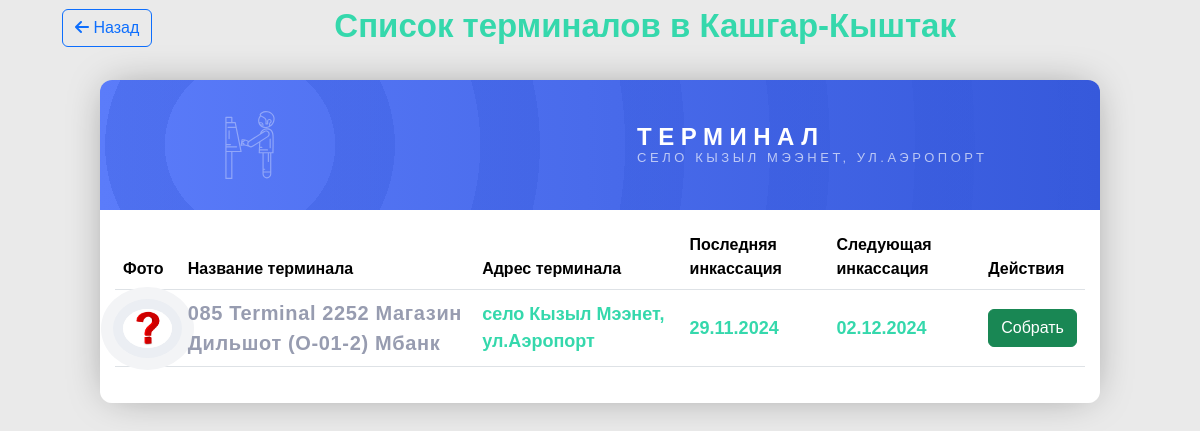
/terminal/4/, run on the app's committed database.
### apps/core/models.py (models this page shows, shortened)
class Terminal(models.Model):
    name = models.CharField(max_length=255, unique=True, verbose_name='Название терминала')
    photo = models.ImageField(verbose_name='Фото здания терминала', blank=True, null=True, upload_to='terminals/')
    region = models.ForeignKey(Region, on_delete=models.CASCADE, verbose_name='Регион', related_name='terminals')
    address = models.TextField(verbose_name='Адрес терминала')
    rent = models.DecimalField(max_digits=10, decimal_places=2, verbose_name="Аренда", default=1000)
    latitude = models.DecimalField(max_digits=9, decimal_places=6, verbose_name='Широта')
    longitude = models.DecimalField(max_digits=9, decimal_places=6, verbose_name='Долгота')

class Region(models.Model):
    name = models.CharField(max_length=255, unique=True, verbose_name='Название региона')
    created = models.DateTimeField(auto_now_add=True, verbose_name='Создано', blank=True, null=True)
    slug = models.SlugField(max_length=255, unique=True, db_index=True,)
    class Meta:
        verbose_name = 'Регион'
        verbose_name_plural = 'Регионы'

class Incassation(models.Model):
    terminal = models.ForeignKey(
        Terminal,
        on_delete=models.CASCADE,
        verbose_name="Терминал",
        related_name="incassations"
    )
    last_collected = models.DateField(
        verbose_name="Дата последней инкассации",
        default=now
    )
    interval_days = models.PositiveIntegerField(
        verbose_name="Интервал дней для инкассации",
        default=30
    )
    next_collection = models.DateField(
        verbose_name="Дата следующей инкассации",
        blank=True,
        null=True
    )

### apps/core/views.py (the view)
# urls.py: path('terminal/<int:pk>/', views.terminal_detail, name='terminal_detail'),
def terminal_detail(request, pk):
    terminal = get_object_or_404(Terminal, pk=pk)
    last_incassation = terminal.incassations.order_by('-last_collected').first()
    today = timezone.now().date()
    collection_due = last_incassation and last_incassation.next_collection <= today if last_incassation else False
    context = {
        'terminal': terminal,
        'last_incassation': last_incassation,  # Передаём объект инкассации
        'collection_due': collection_due,
    }
    return render(request, 'terminal_detail.html', context)

### templates/terminal_detail.html (shortened to what this page needs)
{% extends 'include/base.html' %}
{% load static %}
{% block content %}
<body class="terminals_leaderboard_body terminal_detail_leaderboard_body">
  <main class="container page_title navigation d-flex align-items-center justify-content-between w-100 mt-4">
    <a class="btn btn-outline-primary rounded mb-3" href="{% url 'terminals' terminal.region.slug %}"><i class="fa-solid fa-arrow-left"></i> Назад</a>
  <h1 class="terminal_detail__title">Список терминалов в {{ terminal.region.name }}</h1>
  </main>
  <section class="terminal_detail">
    <article class="terminals_leaderboard terminals_detail_leaderboard">
      <header>
        <img src="{% static 'img/atm.svg' %}" alt="ATM Icon" class="terminals_leaderboard__icon">
        <h1 class="terminals_leaderboard__title">
          <span class="terminals_leaderboard__title--top">Терминал</span>
          <span class="terminals_leaderboard__title--bottom">{{ terminal.address }}</span>
        </h1>
      </header>
      <main class="terminals_leaderboard__profiles">
        <article class="terminals_detail_leaderboard__profile">
          <table class="terminal_detail_leaderboard__table table">
            <thead>
              <tr>
                <th>Фото</th>
                <th>Название терминала</th>
                <th>Адрес терминала</th>
                <th>Последняя инкассация</th>
                <th>Следующая инкассация</th>
                <th>Действия</th>
              </tr>
            </thead>
            <tbody>
              <tr>
                <td class="align-middle">
                  <img src="{% if terminal.photo %}{{ terminal.photo.url }}{% else %}{% static 'img/question.jpg' %}{% endif %}"
                       alt="Фото терминала" class="terminals_leaderboard__picture">
                </td>
                <td class="terminals_leaderboard__name align-middle">{{ terminal.name }}</td>
                <td class="terminals_leaderboard__value align-middle">{{ terminal.address }}</td>
                <td class="terminals_leaderboard__value align-middle">
                  {% if last_incassation %}
            {{ last_incassation.last_collected|date:"d.m.Y" }}
        {% else %}
            Нет данных
        {% endif %}
                </td>
                <td class="terminals_leaderboard__value align-middle">
                  {% if last_incassation and last_incassation.next_collection %}
            {{ last_incassation.next_collection|date:"d.m.Y" }}
        {% else %}
            Не назначено
        {% endif %}
                </td>
                <td class="terminals_leaderboard__value align-middle">
                  <form method="post" action="{% url 'collect_cash' terminal.id %}">
                    <button type="submit" class="btn btn-success">Собрать</button>
                </form>
                </td>
              </tr>
            </tbody>
          </table>
        </article>
      </main>
    </article>
    <div id="map"></div>
  </section>
</body>
{% endblock %}

### static/css/terminals.css (style rules this page uses)
.terminals_leaderboard { max-width: 85%; width: 100%; border-radius: 12px; }
.terminals_leaderboard header { --start: 15%; height: 130px; background-image: repeating-radial-gradient(circle at var(--start), transparent 0%, transparent 10%, rgba(54, 89, 219, 0.33) 10%, rgba(54, 89, 219, 0.33) 17%), linear-gradient(to right, #5b7cfa, #3659db); color: #fff; position: relative; border-radius: 12px 12px 0 0; overflow: hidden; }
.terminals_leaderboard header .terminals_leaderboard__title { position: absolute; z-index: 2; top: 50%; right: calc(var(--start) * .75); transform: translateY(-50%); text-transform: uppercase; margin: 0; }
.terminals_leaderboard header .terminals_leaderboard__title span { display: block; }
.terminals_leaderboard header .terminals_leaderboard__title--top { font-size: 24px; font-weight: 700; letter-spacing: 6.5px; }
.terminals_leaderboard header .terminals_leaderboard__title--bottom { font-size: 13px; font-weight: 500; letter-spacing: 3.55px; opacity: 0.65; transform: translateY(-2px); }
.terminals_leaderboard header .terminals_leaderboard__icon { fill: #fff; opacity: 0.35; width: 68px; position: absolute; top: 50%; left: var(--start); transform: translate(-50%, -50%); }
.terminals_leaderboard__profiles { background-color: #fff; border-radius: 0 0 12px 12px; padding: 15px 15px 20px; display: grid; row-gap: 8px; }
td { transition: .2s all ease-out; }
.terminals_leaderboard__picture { max-width: 100%; width: 60px; border-radius: 50%; box-shadow: 0 0 0 10px #ebeef3, 0 0 0 22px #f3f4f6; }
.terminals_leaderboard__name { color: #979cb0 !important; font-weight: 600 !important; font-size: 20px !important; letter-spacing: 0.64px !important; }
.terminals_leaderboard__value { color: #35d8ac !important; font-weight: 700 !important; font-size: 18px !important; }
body.terminals_leaderboard_body { display: flex; justify-content: center; flex-direction: column; align-items: center; margin: 0; background-color: #eaeaea; height: 100vh; font-family: 'Source Sans Pro', sans-serif; padding: 0 50px; }
.terminals_leaderboard { box-shadow: 0 0 40px -10px rgba(0, 0, 0, 0.4); }
.terminal_detail_leaderboard_body { flex-direction: column; }
.terminal_detail { margin: 0; background-color: #eaeaea; width: 100%; height: 100vh; font-family: 'Source Sans Pro', sans-serif; display: flex; justify-content: space-between; align-items: center; flex-direction: column; padding: 15px 50px !important; }
.terminals_detail_leaderboard { max-width: 100%; }
#map { height: 400px; width: 100%; }
.terminals_detail_leaderboard__profile { display: flex; flex-direction: column; align-items: center; justify-content: center; }
.terminal_detail__title { color: #35d8ac; font-weight: 700; font-size: 33px; margin-bottom: 20px; }

### data on the page
Terminal: region.name "Кашгар-Кыштак", address "СЕЛО КЫЗЫЛ МЭЭНЕТ, УЛ.АЭРОПОРТ", name "085 Terminal 2252 Магазин Дильшот (O-01-2) Мбанк", address "село Кызыл Мээнет, ул.Аэропорт"
Incassation: last_collected "29.11.2024", next_collection "02.12.2024"
